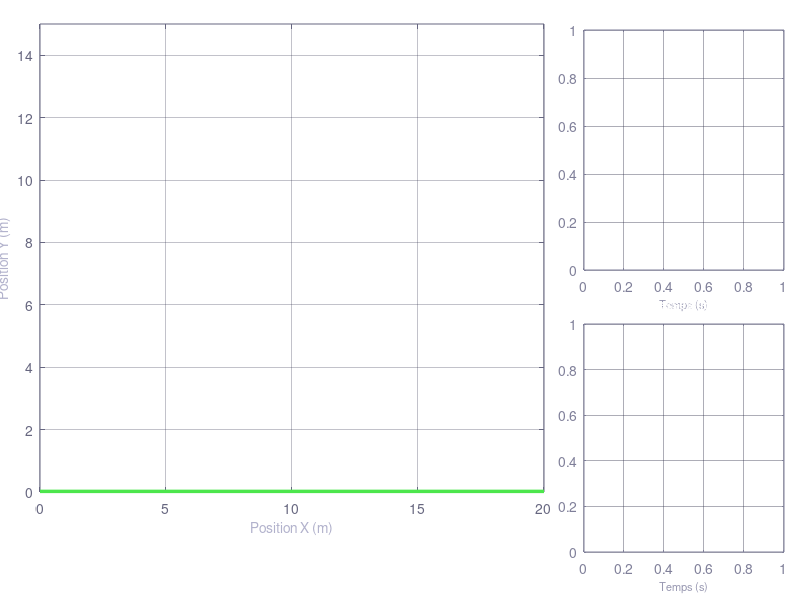

Reproduce this figure in MATLAB. (Note: this script raises an error after producing the figure.)
%% BALLE_REBONDISSANTE_FFT.M — Simulation physique + Analyse spectrale FFT
%
%   ETAPE 1 : Animation en temps reel des balles rebondissantes
%   ETAPE 2 : Analyse FFT sur les signaux enregistres pendant la simulation
%
%   USAGE :
%       balle_rebondissante_fft          % parametres par defaut
%       balle_rebondissante_fft(3, 0.85) % 3 balles, restitution 0.85

function balle_rebondissante_fft(n_balles, restitution)

if nargin < 1; n_balles    = 4;    end
if nargin < 2; restitution = 0.85; end

%% ================================================================
%  PARAMETRES PHYSIQUES
%% ================================================================
g= 9.81;
dt= 0.016;   % ~60 FPS pour l'animation
Fe= 1/dt;    % Frequence d'echantillonnage
T_sim = 12;      % Duree simulation (s)
N= round(T_sim / dt);
drag= 0.999;
W= 20;
H_box= 15;
trail_len = 25;


%% ================================================================
%  INITIALISATION DES BALLES
%% ================================================================
rng(42);
rayons = 0.4 + rand(1, n_balles) * 0.5;
masses = (4/3) * pi * rayons.^3;

pos_x = zeros(1, n_balles);
pos_y = zeros(1, n_balles);
for i = 1:n_balles
    valide = false; tentatives = 0;
    while ~valide && tentatives < 1000
        tentatives = tentatives + 1;
        px = rayons(i) + rand()*(W - 2*rayons(i));
        py = H_box*0.4 + rand()*H_box*0.5;
        valide = true;
        for j = 1:i-1
            if sqrt((px-pos_x(j))^2+(py-pos_y(j))^2) < rayons(i)+rayons(j)+0.1
                valide = false; break;
            end
        end
    end
    pos_x(i) = px; pos_y(i) = py;
end

vit_x = (rand(1,n_balles)-0.5)*8;
vit_y = (rand(1,n_balles)-0.5)*4;

couleurs = [
    1.00 0.30 0.30;
    0.30 0.70 1.00;
    0.30 1.00 0.30;
    1.00 0.85 0.10;
    1.00 0.50 0.10;
    0.80 0.30 1.00;
    0.10 0.90 0.80;
    1.00 0.40 0.70;
];
while size(couleurs,1) < n_balles
    couleurs = [couleurs; rand(1,3)*0.5+0.5];
end
couleurs = couleurs(1:n_balles,:);

hist_x = repmat(pos_x', 1, trail_len);
hist_y = repmat(pos_y', 1, trail_len);

% Pre-allocation des signaux pour la FFT
y_signal  = zeros(n_balles, N);
vy_signal = zeros(n_balles, N);

%% ================================================================
%  CREATION DE LA FIGURE D'ANIMATION
%% ================================================================
fig = figure('Name', 'Balles Rebondissantes + FFT', ...
    'Position',    [80 60 1050 780], ...
    'Color',       [0.05 0.05 0.10], ...
    'NumberTitle', 'off', ...
    'KeyPressFcn', @(~,~) assignin('base','stop_sim',true));

% Axe simulation
ax_main = axes('Parent', fig, ...
    'Position',  [0.05 0.18 0.63 0.78], ...
    'Color',     [0.08 0.08 0.14], ...
    'XColor',    [0.4 0.4 0.5], 'YColor', [0.4 0.4 0.5], ...
    'GridColor', [0.2 0.2 0.3], 'GridAlpha', 0.3, ...
    'Box', 'on', 'XGrid', 'on', 'YGrid', 'on');
hold(ax_main,'on');
xlim(ax_main,[0 W]); ylim(ax_main,[0 H_box]);
xlabel(ax_main,'Position X (m)','Color',[0.7 0.7 0.8],'FontSize',10);
ylabel(ax_main,'Position Y (m)','Color',[0.7 0.7 0.8],'FontSize',10);
title(ax_main,'Simulation en cours — enregistrement pour FFT...', ...
    'Color','white','FontSize',11,'FontWeight','bold');
plot(ax_main,[0 W],[0.02 0.02],'-','Color',[0.3 0.9 0.3],'LineWidth',2.5);

% Axe energie
ax_energy = axes('Parent', fig, ...
    'Position',  [0.73 0.55 0.25 0.40], ...
    'Color',     [0.06 0.06 0.12], ...
    'XColor',    [0.5 0.5 0.6], 'YColor', [0.5 0.5 0.6], ...
    'GridColor', [0.2 0.2 0.3], 'GridAlpha', 0.4, ...
    'XGrid','on','YGrid','on','Box','on');
hold(ax_energy,'on');
title(ax_energy,'Energie (J)','Color','white','FontSize',9,'FontWeight','bold');
xlabel(ax_energy,'Temps (s)','Color',[0.6 0.6 0.7],'FontSize',8);

% Axe vitesses
ax_vitesse = axes('Parent', fig, ...
    'Position',  [0.73 0.08 0.25 0.38], ...
    'Color',     [0.06 0.06 0.12], ...
    'XColor',    [0.5 0.5 0.6], 'YColor', [0.5 0.5 0.6], ...
    'GridColor', [0.2 0.2 0.3], 'GridAlpha', 0.4, ...
    'XGrid','on','YGrid','on','Box','on');
hold(ax_vitesse,'on');
title(ax_vitesse,'Vitesses (m/s)','Color','white','FontSize',9,'FontWeight','bold');
xlabel(ax_vitesse,'Temps (s)','Color',[0.6 0.6 0.7],'FontSize',8);

% Axe info bas
ax_info = axes('Parent',fig,'Position',[0.05 0.02 0.63 0.13],'Visible','off');

%% ================================================================
%  OBJETS GRAPHIQUES
%% ================================================================
theta = linspace(0,2*pi,40);

h_trail  = gobjects(n_balles,1);
h_balle  = gobjects(n_balles,1);
h_reflet = gobjects(n_balles,1);

for i = 1:n_balles
    h_trail(i) = plot(ax_main, hist_x(i,:), hist_y(i,:), ...
        '-','Color',[couleurs(i,:),0.15],'LineWidth',1.5);
    h_balle(i) = fill(ax_main, ...
        pos_x(i)+rayons(i)*cos(theta), pos_y(i)+rayons(i)*sin(theta), ...
        couleurs(i,:),'EdgeColor',min(couleurs(i,:)*1.3,1),'LineWidth',1.5,'FaceAlpha',0.92);
    r_ref=rayons(i)*0.28; ox=rayons(i)*0.25; oy=rayons(i)*0.30;
    h_reflet(i) = fill(ax_main, ...
        pos_x(i)+ox+r_ref*cos(theta), pos_y(i)+oy+r_ref*sin(theta), ...
        'white','EdgeColor','none','FaceAlpha',0.45);
end

h_info_txt = text(ax_info,0.01,0.5,'','Color',[0.8 0.8 0.9],'FontSize',9, ...
    'FontName','Courier New','VerticalAlignment','middle','Units','normalized');

max_hist = 200;
t_hist  = nan(1,max_hist); Ec_hist = nan(1,max_hist);
Ep_hist = nan(1,max_hist); Et_hist = nan(1,max_hist);

h_Ec = plot(ax_energy,t_hist,Ec_hist,'-','Color',[1.0 0.5 0.2],'LineWidth',1.8);
h_Ep = plot(ax_energy,t_hist,Ep_hist,'-','Color',[0.3 0.7 1.0],'LineWidth',1.8);
h_Et = plot(ax_energy,t_hist,Et_hist,'-','Color',[0.3 1.0 0.5],'LineWidth',2.0);
legend(ax_energy,{'Ec','Ep','Et'},'TextColor','white','Color',[0.1 0.1 0.15], ...
    'EdgeColor',[0.3 0.3 0.4],'FontSize',7.5);

h_vit = gobjects(min(n_balles,5),1);
vit_hist = nan(min(n_balles,5),max_hist);
for i = 1:min(n_balles,5)
    h_vit(i) = plot(ax_vitesse,t_hist,nan(1,max_hist),'-','Color',couleurs(i,:),'LineWidth',1.5);
end

%% ================================================================
%  BOUCLE DE SIMULATION + ENREGISTREMENT
%% ================================================================
assignin('base','stop_sim',false);
t = 0; frame = 0; n_rebonds = 0;
fprintf('Simulation en cours... (fermer la fenetre ou appuyer une touche pour passer a la FFT)\n\n');

while ishandle(fig) && ~evalin('base','stop_sim') && frame < N

    frame = frame + 1;
    t     = t + dt;

    % Physique
    vit_y = vit_y - g*dt;
    vit_x = vit_x * drag;
    vit_y = vit_y * drag;
    pos_x = pos_x + vit_x*dt;
    pos_y = pos_y + vit_y*dt;

    % Collisions parois
    for i = 1:n_balles
        if pos_x(i)-rayons(i) < 0
            pos_x(i)=rayons(i); vit_x(i)=abs(vit_x(i))*restitution; n_rebonds=n_rebonds+1;
        end
        if pos_x(i)+rayons(i) > W
            pos_x(i)=W-rayons(i); vit_x(i)=-abs(vit_x(i))*restitution; n_rebonds=n_rebonds+1;
        end
        if pos_y(i)-rayons(i) < 0
            pos_y(i)=rayons(i); vit_y(i)=abs(vit_y(i))*restitution; n_rebonds=n_rebonds+1;
            if abs(vit_y(i)) < 0.15; vit_y(i)=0; pos_y(i)=rayons(i); end
        end
        if pos_y(i)+rayons(i) > H_box
            pos_y(i)=H_box-rayons(i); vit_y(i)=-abs(vit_y(i))*restitution; n_rebonds=n_rebonds+1;
        end
    end

    % Collisions entre balles
    for i = 1:n_balles-1
        for j = i+1:n_balles
            dx=pos_x(j)-pos_x(i); dy=pos_y(j)-pos_y(i);
            dist=sqrt(dx^2+dy^2); min_dist=rayons(i)+rayons(j);
            if dist < min_dist && dist > 1e-8
                overlap=min_dist-dist; nx=dx/dist; ny=dy/dist;
                m_tot=masses(i)+masses(j);
                pos_x(i)=pos_x(i)-nx*overlap*masses(j)/m_tot;
                pos_y(i)=pos_y(i)-ny*overlap*masses(j)/m_tot;
                pos_x(j)=pos_x(j)+nx*overlap*masses(i)/m_tot;
                pos_y(j)=pos_y(j)+ny*overlap*masses(i)/m_tot;
                dvx=vit_x(i)-vit_x(j); dvy=vit_y(i)-vit_y(j);
                dot_p=dvx*nx+dvy*ny;
                if dot_p < 0
                    J=-(1+restitution)*dot_p/(1/masses(i)+1/masses(j));
                    vit_x(i)=vit_x(i)+J/masses(i)*nx; vit_y(i)=vit_y(i)+J/masses(i)*ny;
                    vit_x(j)=vit_x(j)-J/masses(j)*nx; vit_y(j)=vit_y(j)-J/masses(j)*ny;
                    n_rebonds=n_rebonds+1;
                end
            end
        end
    end

    % Enregistrement des signaux
    y_signal(:,frame)  = pos_y';
    vy_signal(:,frame) = vit_y';

    % Trainee
    hist_x = [pos_x', hist_x(:,1:end-1)];
    hist_y = [pos_y', hist_y(:,1:end-1)];

    % Energies
    vitesses = sqrt(vit_x.^2+vit_y.^2);
    Ec = 0.5*sum(masses.*vitesses.^2);
    Ep = sum(masses*g.*pos_y);
    Et = Ec+Ep;
    t_hist  = [t_hist(2:end),  t];
    Ec_hist = [Ec_hist(2:end), Ec];
    Ep_hist = [Ep_hist(2:end), Ep];
    Et_hist = [Et_hist(2:end), Et];
    for i = 1:min(n_balles,5)
        vit_hist(i,:) = [vit_hist(i,2:end), vitesses(i)];
    end

    % Rendu graphique
    for i = 1:n_balles
        set(h_trail(i),'XData',hist_x(i,:),'YData',hist_y(i,:));
        set(h_balle(i),'XData',pos_x(i)+rayons(i)*cos(theta), ...
                        'YData',pos_y(i)+rayons(i)*sin(theta));
        r_ref=rayons(i)*0.28; ox=rayons(i)*0.25; oy=rayons(i)*0.30;
        set(h_reflet(i),'XData',pos_x(i)+ox+r_ref*cos(theta), ...
                         'YData',pos_y(i)+oy+r_ref*sin(theta));
    end

    if mod(frame,3)==0
        set(h_Ec,'XData',t_hist,'YData',Ec_hist);
        set(h_Ep,'XData',t_hist,'YData',Ep_hist);
        set(h_Et,'XData',t_hist,'YData',Et_hist);
        if ~all(isnan(Et_hist))
            xlim(ax_energy,[max(0,t-max_hist*dt), t+0.1]);
            v=Et_hist(~isnan(Et_hist));
            if ~isempty(v); ylim(ax_energy,[0,max(v)*1.15+1]); end
        end
        for i = 1:min(n_balles,5)
            set(h_vit(i),'XData',t_hist,'YData',vit_hist(i,:));
        end
        if ~all(isnan(vit_hist(:)))
            xlim(ax_vitesse,[max(0,t-max_hist*dt),t+0.1]);
            vv=vit_hist(~isnan(vit_hist));
            if ~isempty(vv); ylim(ax_vitesse,[0,max(vv)*1.15+0.5]); end
        end
        [~,bi]=max(vitesses);
        info_str = sprintf('t = %6.2f s  |  Rebonds: %4d  |  Frame: %d/%d\nEc = %7.1f J  |  Ep = %7.1f J  |  Et = %7.1f J\nBalle la plus rapide: #%d  (%.1f m/s)', ...
            t,n_rebonds,frame,N,Ec,Ep,Et,bi,vitesses(bi));
        set(h_info_txt,'String',info_str);
    end

    drawnow limitrate;
    pause(dt*0.3);
end

N_enregistre = frame;
fprintf('OK - Simulation terminee : %d echantillons enregistres sur %d prevus.\n\n', N_enregistre, N);

if N_enregistre < 64
    fprintf('Pas assez de donnees pour la FFT. Relancer avec une duree plus longue.\n');
    return;
end

%% ================================================================
%  ANALYSE FFT — SUR LES DONNEES ENREGISTREES
%% ================================================================
fprintf('Lancement de l''analyse spectrale FFT...\n\n');

% Adapter aux donnees reellement enregistrees
y_sig = y_signal(:, 1:N_enregistre);
N_fft = N_enregistre;
t_vec = (0:N_fft-1)*dt;
f_vec = (0:floor(N_fft/2)-1)*(Fe/N_fft);
N_half = floor(N_fft/2);

fprintf('  Parametres FFT                               \n');
fprintf('  N  = %-6d  |  Fe = %.1f Hz              \n', N_fft, Fe);
fprintf('  Df = %.5f Hz  |  Nyquist = %.1f Hz      \n', Fe/N_fft, Fe/2);


fft_amplitude  = zeros(n_balles, N_half);
fft_phase      = zeros(n_balles, N_half);
dsp_mat        = zeros(n_balles, N_half);
f_fondamentale = zeros(1, n_balles);

for i = 1:n_balles
    signal        = y_sig(i,:);
    signal_centre = signal - mean(signal);
    fenetre_hann  = 0.5*(1-cos(2*pi*(0:N_fft-1)/(N_fft-1)));
    signal_fen    = signal_centre .* fenetre_hann;
    X             = fft(signal_fen, N_fft);
    amplitude     = (2/N_fft)*abs(X(1:N_half));
    fft_amplitude(i,:) = amplitude;
    fft_phase(i,:)     = angle(X(1:N_half));
    dsp_mat(i,:)       = (abs(X(1:N_half)).^2)/N_fft;
    idx_min = find(f_vec >= 0.05, 1);
    if isempty(idx_min); idx_min=1; end
    [~,idx_max]    = max(amplitude(idx_min:end));
    f_fondamentale(i) = f_vec(idx_min+idx_max-1);
    fprintf('  Balle %d : f_rebond = %.3f Hz  (T = %.2f s)\n', ...
        i, f_fondamentale(i), 1/f_fondamentale(i));
end

% Spectrogramme (balle 1)
L_fen    = min(512, floor(N_fft/4));
L_fen    = 2^floor(log2(L_fen));
overlap  = floor(L_fen/2);
hop      = L_fen - overlap;
n_frames = floor((N_fft-L_fen)/hop)+1;
f_stft   = (0:L_fen/2-1)*(Fe/L_fen);
t_stft   = ((0:n_frames-1)*hop+L_fen/2)*dt;
sig_b1   = y_sig(1,:)-mean(y_sig(1,:));
specto   = zeros(L_fen/2, n_frames);
w_hann   = 0.5*(1-cos(2*pi*(0:L_fen-1)/(L_fen-1)));
for fi = 1:n_frames
    d=( fi-1)*hop+1; fn=d+L_fen-1;
    if fn>N_fft; break; end
    seg=sig_b1(d:fn).*w_hann;
    Xs=fft(seg,L_fen);
    specto(:,fi)=abs(Xs(1:L_fen/2)).^2;
end
specto_dB = 10*log10(specto+eps);

% Comparaison fenetres
sig_t     = y_sig(1,:)-mean(y_sig(1,:));
win_rect  = ones(1,N_fft);
win_hann2 = 0.5*(1-cos(2*pi*(0:N_fft-1)/(N_fft-1)));
win_hamm  = 0.54-0.46*cos(2*pi*(0:N_fft-1)/(N_fft-1));
X_rect    = (2/N_fft)*abs(fft(sig_t.*win_rect,   N_fft));
X_hann    = (2/N_fft)*abs(fft(sig_t.*win_hann2,  N_fft));
X_hamming = (2/N_fft)*abs(fft(sig_t.*win_hamm,   N_fft));

%% ================================================================
%  FIGURE FFT
%% ================================================================
leg_str = arrayfun(@(i) sprintf('Balle %d (f=%.2f Hz)',i,f_fondamentale(i)), ...
    1:n_balles,'UniformOutput',false);

fig2 = figure('Name','Analyse Spectrale FFT', ...
    'Position',[50 30 1400 900],'Color',[0.06 0.06 0.10]);

f_max_aff = min(5, Fe/2*0.8);
idx_fmax  = find(f_vec <= f_max_aff);

% -- Signal temporel
ax1 = subplot(3,4,1:2);
set(ax1,'Color',[0.10 0.10 0.16],'XColor',[0.7 0.7 0.8],'YColor',[0.7 0.7 0.8], ...
    'GridColor',[0.2 0.2 0.3],'GridAlpha',0.4);
hold(ax1,'on'); grid(ax1,'on');
for i=1:n_balles
    plot(ax1,t_vec,y_sig(i,:),'Color',couleurs(i,:),'LineWidth',1.2);
end
xlabel(ax1,'Temps t (s)','Color',[0.7 0.7 0.8],'FontSize',9);
ylabel(ax1,'Position y(t) (m)','Color',[0.7 0.7 0.8],'FontSize',9);
title(ax1,'Signal temporel enregistre : y(t)','Color','white','FontSize',10,'FontWeight','bold');
legend(ax1,leg_str,'TextColor','white','Color',[0.1 0.1 0.15],'EdgeColor',[0.3 0.3 0.4],'FontSize',8);

% -- Centrage + fenetrage
ax2 = subplot(3,4,3:4);
set(ax2,'Color',[0.10 0.10 0.16],'XColor',[0.7 0.7 0.8],'YColor',[0.7 0.7 0.8], ...
    'GridColor',[0.2 0.2 0.3],'GridAlpha',0.4);
hold(ax2,'on'); grid(ax2,'on');
sig_r = y_sig(1,:)-mean(y_sig(1,:));
sig_f = sig_r.*(0.5*(1-cos(2*pi*(0:N_fft-1)/(N_fft-1))));
plot(ax2,t_vec,sig_r,'Color',[0.7 0.7 0.9],'LineWidth',0.8,'DisplayName','Signal centre');
plot(ax2,t_vec,sig_f,'Color',couleurs(1,:),'LineWidth',1.2,'DisplayName','Apres fenetre Hann');
plot(ax2,t_vec,0.5*(1-cos(2*pi*(0:N_fft-1)/(N_fft-1)))*max(abs(sig_r)), ...
    '--','Color',[1 0.8 0.2],'LineWidth',0.8,'DisplayName','Fenetre Hann');
xlabel(ax2,'Temps t (s)','Color',[0.7 0.7 0.8],'FontSize',9);
ylabel(ax2,'Amplitude','Color',[0.7 0.7 0.8],'FontSize',9);
title(ax2,'Centrage + Fenetrage Hann avant FFT','Color','white','FontSize',10,'FontWeight','bold');
legend(ax2,'TextColor','white','Color',[0.1 0.1 0.15],'EdgeColor',[0.3 0.3 0.4],'FontSize',8);

% -- Spectre amplitude
ax3 = subplot(3,4,5:6);
set(ax3,'Color',[0.10 0.10 0.16],'XColor',[0.7 0.7 0.8],'YColor',[0.7 0.7 0.8], ...
    'GridColor',[0.2 0.2 0.3],'GridAlpha',0.4);
hold(ax3,'on'); grid(ax3,'on');
for i=1:n_balles
    plot(ax3,f_vec(idx_fmax),fft_amplitude(i,idx_fmax),'Color',couleurs(i,:),'LineWidth',1.8);
    [amp_max,~]=max(fft_amplitude(i,idx_fmax));
    plot(ax3,f_fondamentale(i),amp_max,'v','Color',couleurs(i,:),'MarkerSize',10,'MarkerFaceColor',couleurs(i,:));
    text(ax3,f_fondamentale(i)+0.05,amp_max*0.95, ...
        sprintf('f%d=%.2f Hz',i,f_fondamentale(i)),'Color',couleurs(i,:),'FontSize',8,'FontWeight','bold');
end
xlabel(ax3,'Frequence f (Hz)','Color',[0.7 0.7 0.8],'FontSize',9);
ylabel(ax3,'|X(f)| (m)','Color',[0.7 0.7 0.8],'FontSize',9);
title(ax3,'Spectre d''amplitude : |X(f)| = FFT de y(t)','Color','white','FontSize',10,'FontWeight','bold');

% -- DSP
ax4 = subplot(3,4,7:8);
set(ax4,'Color',[0.10 0.10 0.16],'XColor',[0.7 0.7 0.8],'YColor',[0.7 0.7 0.8], ...
    'GridColor',[0.2 0.2 0.3],'GridAlpha',0.4);
hold(ax4,'on'); grid(ax4,'on');
for i=1:n_balles
    dsp_dB=10*log10(dsp_mat(i,idx_fmax)+eps);
    plot(ax4,f_vec(idx_fmax),dsp_dB,'Color',couleurs(i,:),'LineWidth',1.5);
end
xlabel(ax4,'Frequence f (Hz)','Color',[0.7 0.7 0.8],'FontSize',9);
ylabel(ax4,'DSP (dB)','Color',[0.7 0.7 0.8],'FontSize',9);
title(ax4,'Densite Spectrale de Puissance (dB)','Color','white','FontSize',10,'FontWeight','bold');
legend(ax4,leg_str,'TextColor','white','Color',[0.1 0.1 0.15],'EdgeColor',[0.3 0.3 0.4],'FontSize',8);

% -- Spectrogramme
ax5 = subplot(3,4,9:10);
set(ax5,'Color',[0.10 0.10 0.16],'XColor',[0.7 0.7 0.8],'YColor',[0.7 0.7 0.8]);
f_stft_max = find(f_stft <= min(8, Fe/2));
imagesc(ax5,t_stft,f_stft(f_stft_max),specto_dB(f_stft_max,:));
axis(ax5,'xy'); colormap(ax5,hot);
cb=colorbar(ax5); cb.Color=[0.7 0.7 0.8];
cb.Label.String='Puissance (dB)'; cb.Label.Color=[0.7 0.7 0.8];
xlabel(ax5,'Temps (s)','Color',[0.7 0.7 0.8],'FontSize',9);
ylabel(ax5,'Frequence (Hz)','Color',[0.7 0.7 0.8],'FontSize',9);
title(ax5,'Spectrogramme STFT (Balle 1)','Color','white','FontSize',10,'FontWeight','bold');
yline(ax5,f_fondamentale(1),'--','Color',[0.2 1.0 0.5],'LineWidth',1.5);

% -- Comparaison fenetres
ax6 = subplot(3,4,11);
set(ax6,'Color',[0.10 0.10 0.16],'XColor',[0.7 0.7 0.8],'YColor',[0.7 0.7 0.8], ...
    'GridColor',[0.2 0.2 0.3],'GridAlpha',0.4);
hold(ax6,'on'); grid(ax6,'on');
idx_f2=find(f_vec<=f_max_aff);
plot(ax6,f_vec(idx_f2),20*log10(X_rect(idx_f2)+eps),'Color',[1.0 0.4 0.4],'LineWidth',1.2,'DisplayName','Rect.');
plot(ax6,f_vec(idx_f2),20*log10(X_hann(idx_f2)+eps),'Color',[0.3 0.8 1.0],'LineWidth',1.5,'DisplayName','Hann');
plot(ax6,f_vec(idx_f2),20*log10(X_hamming(idx_f2)+eps),'Color',[0.6 1.0 0.4],'LineWidth',1.2,'DisplayName','Hamming');
xlabel(ax6,'Frequence (Hz)','Color',[0.7 0.7 0.8],'FontSize',8);
ylabel(ax6,'dB','Color',[0.7 0.7 0.8],'FontSize',8);
title(ax6,'Fenetrages : fuite spectrale','Color','white','FontSize',9,'FontWeight','bold');
legend(ax6,'TextColor','white','Color',[0.1 0.1 0.15],'EdgeColor',[0.3 0.3 0.4],'FontSize',7,'Location','southwest');

% -- Phase
ax7 = subplot(3,4,12);
set(ax7,'Color',[0.10 0.10 0.16],'XColor',[0.7 0.7 0.8],'YColor',[0.7 0.7 0.8], ...
    'GridColor',[0.2 0.2 0.3],'GridAlpha',0.4);
hold(ax7,'on'); grid(ax7,'on');
idx_f3=find(f_vec<=f_max_aff);
for i=1:n_balles
    plot(ax7,f_vec(idx_f3),fft_phase(i,idx_f3)*(180/pi),'.','Color',couleurs(i,:),'MarkerSize',3);
end
xlabel(ax7,'Frequence (Hz)','Color',[0.7 0.7 0.8],'FontSize',8);
ylabel(ax7,'Phase (deg)','Color',[0.7 0.7 0.8],'FontSize',8);
title(ax7,'Spectre de phase','Color','white','FontSize',9,'FontWeight','bold');
yticks(ax7,[-180 -90 0 90 180]);

sgtitle('Analyse Spectrale FFT - Signaux enregistres pendant la simulation', ...
    'Color','white','FontSize',13,'FontWeight','bold');

%% ================================================================
%  RESUME CONSOLE
%% ================================================================
fprintf('\n===================================\n');
fprintf('  RESULTATS ANALYSE SPECTRALE\n');
fprintf('=====================================\n');
fprintf('  Fe = %.1f Hz  |  N = %d  |  Df = %.4f Hz\n', Fe, N_fft, Fe/N_fft);
fprintf('  Nyquist = %.1f Hz\n\n', Fe/2);
for i=1:n_balles
    fprintf('  Balle %d : f1 = %.4f Hz  |  T = %.3f s  |  E = %.2f J\n', ...
        i, f_fondamentale(i), 1/f_fondamentale(i), sum(y_sig(i,:).^2)*dt);
end
fprintf('===================================\n');
fprintf('OK -Analyse FFT terminee.\n\n');

end
